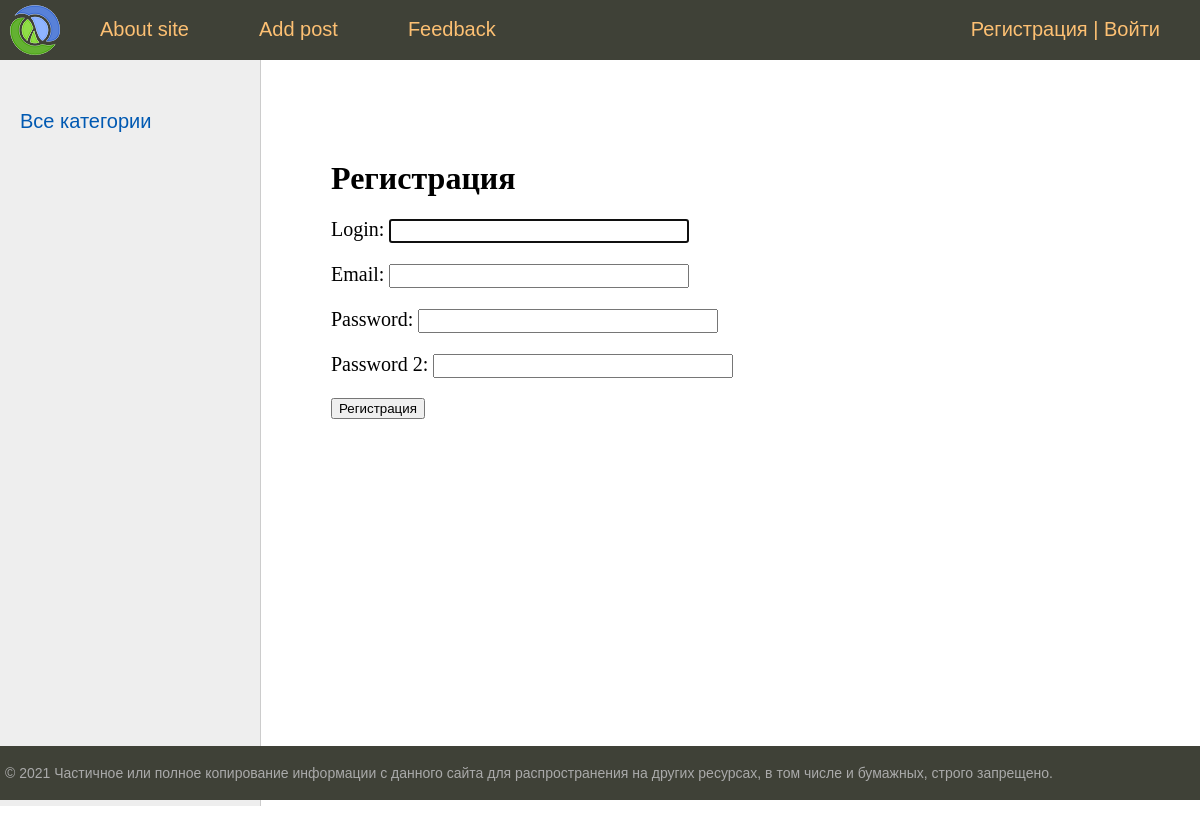
Page /s/register/ on the earlier database version.
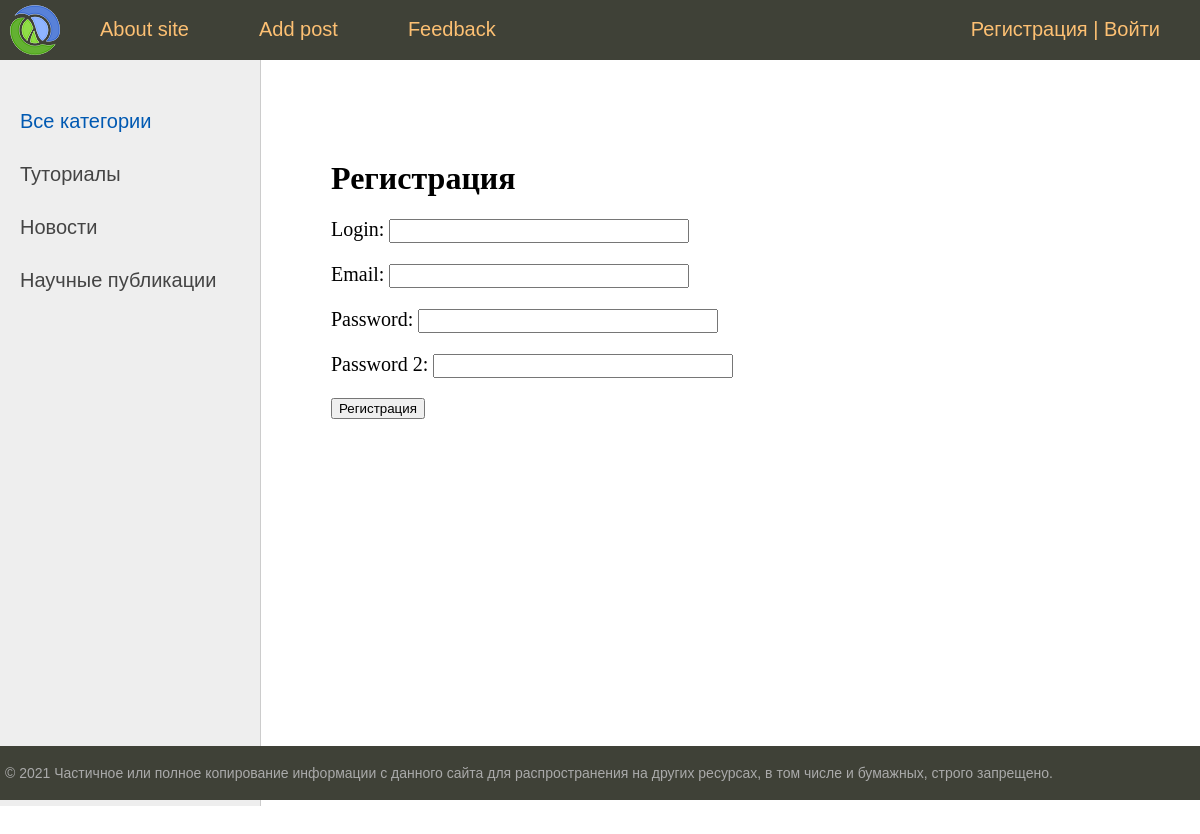
Same page on the later database version.
### secondapp/models.py (models this page shows, shortened)
class Category(models.Model):
    name = models.CharField(max_length=250)
    slug = models.SlugField(verbose_name='URL', unique=True, db_index=True)
    def get_absolute_url(self):
        return reverse('category', kwargs={'cat_slug': self.slug})
    class Meta:
        verbose_name = 'Категория'
        verbose_name_plural = 'Категории'

### secondapp/views.py (the view, shortened to what this page needs)
# urls.py: path('register/', RegisterUser.as_view(), name='register'),
class RegisterUser(DataMixin, CreateView):
    form_class = RegisterUserForm
    template_name = 'secondapp/register.html'
    success_url = reverse_lazy('login')
    def get_context_data(self,*, object_list=None, **kwargs):
        context = super().get_context_data(**kwargs)
        c_def = self.get_user_context(title='Регистрация')
        return dict(list(context.items()) + list(c_def.items()))

### secondapp/forms.py
class RegisterUserForm(UserCreationForm):
    username = forms.CharField(label='Login', widget=forms.TextInput(attrs={'class': 'form-input'}))
    email = forms.CharField(label='Email', widget=forms.EmailInput(attrs={'class': 'form-input'}))
    password1 = forms.CharField(label='Password', widget=forms.PasswordInput(attrs={'class': 'form-input'}))
    password2 = forms.CharField(label='Password 2', widget=forms.PasswordInput(attrs={'class': 'form-input'}))
    class Meta:
        model = User
        fields = ('username','email','password1','password2')

### secondapp/utils.py (called while the page is built)
        def get_user_context(self,**kwargs):
                context = kwargs
                cats = Category.objects.all()
                context['menu'] = menu
                context['cats'] = cats
                if 'cat_selected' not in context:
                        context['cat_selected']=0
                return context

### secondapp/templates/secondapp/register.html (shortened to what this page needs)
{% extends 'secondapp/base.html' %}
{% block content %}
<h1>{{title}}</h1>
<form method="post">
    {{form.as_p}}
    <button type="submit">Регистрация</button>
</form>
{% endblock %}

### secondapp/templates/secondapp/base.html (shortened to what this page needs)
{% load static %}
{% load secondapp_tags %}
<html>
<head>
	<link type="text/css" href="{% static 'secondapp/css/styles.css' %}" rel="stylesheet" />
</head>
<body>
<table class="table-page" border=0 cellpadding="0" cellspacing="0">
<tr><td valign=top>
{% block mainmenu %}
		<div class="header">
			<ul id="mainmenu" class="mainmenu">
			<li class="logo"><a href="{% url 'home'%}"><div class="logo"></div></a></li>
{% for m in menu %}
			<li><a href="{% url m.url_name %}">{{m.title}}</a></li>
{% endfor %}
				{%if request.user.is_authenticated%}
				<li class="last">{{user.username}}|<a href="{% url 'logout' %}">Log out</a></li>
				{%else%}
				<li class="last"><a href="{% url 'register' %}">Регистрация</a> | <a href="{% url 'login' %}">Войти</a></li>
				{%endif%}
			</ul>
		</div>
{% endblock mainmenu %}
<table class="table-content" border=0 cellpadding="0" cellspacing="0">
<tr>
	<td valign="top" class="left-chapters">
	<ul id="leftchapters">
{% if cat_selected == 0 %}
		<li class="selected">Все категории</li>
{% else %}
		<li><a href="{% url 'home' %}">Все категории</a></li>
{% endif %}
{%for c in cats%}
		{% if c.pk == cat_selected %}
		<li class="selected">{{c.name}}</li>
	{% else %}
		<li><a href="{{ c.get_absolute_url }}">{{c.name}}</a></li>
	{% endif %}
{%endfor%}
	</ul>
</td>
<td valign="top" class="content">
	<div class="content-text">
{% block content %}
{% endblock %}
	</div>
</td></tr></table>
</td></tr>
<tr><td valign=top>
	<div id="footer">
		<p>&copy; 2021 Частичное или полное копирование информации с данного сайта для распространения на других ресурсах, в том числе и бумажных, строго запрещено.</p>
	</div>
</td></tr></table>
</body>
</html>

Differences in the rows shown:
added Category: name "Туториалы"
added Category: name "Новости"
added Category: name "Научные публикации"
